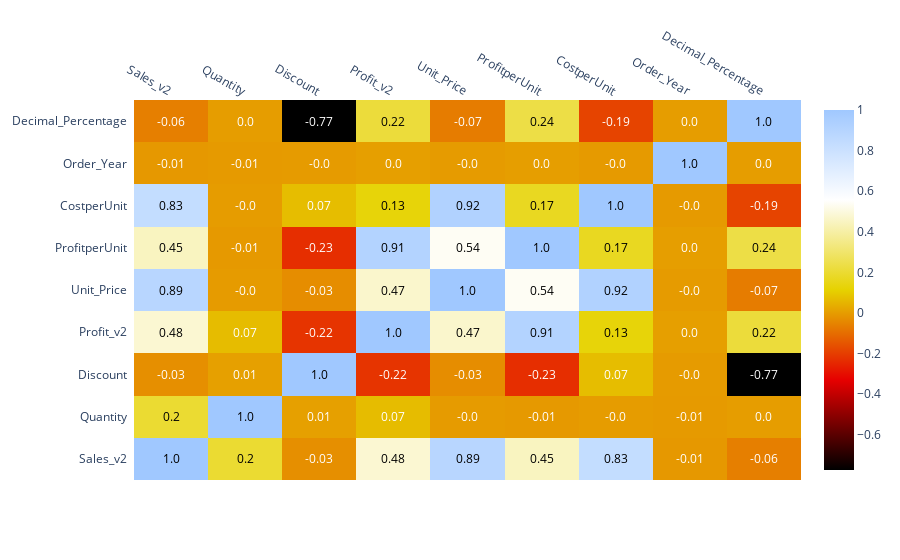

The notebook cell this image was saved under:
### Code cell
correlations = df4[numeric_columns].corr()
fig = ff.create_annotated_heatmap(
    z=correlations.values,
    x=numeric_columns,
    y=numeric_columns,
    annotation_text=correlations.round(2).values,
    colorscale='Blackbody',
    showscale=True,
    hoverinfo='z'
)
pyo.iplot(fig)

### Figure 1 — Plotly figure (JSON) as saved in the notebook; plotly's stock layout.template omitted (floating-point values rounded to 4 significant figures)
{"data": [{"colorscale": [[0, "rgb(0,0,0)"], [0.25, "rgb(230,0,0)"], [0.5, "rgb(230,210,0)"], [0.75, "rgb(255,255,255)"], [1, "rgb(160,200,255)"]], "hoverinfo": "z", "reversescale": false, "showscale": true, "type": "heatmap", "x": ["Sales_v2", "Quantity", "Discount", "Profit_v2", "Unit_Price", "ProfitperUnit", "CostperUnit", "Order_Year", "Decimal_Percentage"], "y": ["Sales_v2", "Quantity", "Discount", "Profit_v2", "Unit_Price", "ProfitperUnit", "CostperUnit", "Order_Year", "Decimal_Percentage"], "z": [[1, 0.2008, -0.02819, 0.4791, 0.8894, 0.4473, 0.8346, -0.009679, -0.06095], [0.2008, 1, 0.008623, 0.06625, -0.003148, -0.007209, -0.0003743, -0.00581, 0.001902], [-0.02819, 0.008623, 1, -0.2195, -0.0328, -0.2323, 0.06821, -0.002662, -0.7733], [0.4791, 0.06625, -0.2195, 1, 0.4683, 0.9122, 0.1291, 0.00467, 0.2158], [0.8894, -0.003148, -0.0328, 0.4683, 1, 0.5382, 0.9223, -0.002936, -0.06736], [0.4473, -0.007209, -0.2323, 0.9122, 0.5382, 1, 0.1706, 0.003402, 0.235], [0.8346, -0.0003743, 0.06821, 0.1291, 0.9223, 0.1706, 1, -0.004992, -0.1866], [-0.009679, -0.00581, -0.002662, 0.00467, -0.002936, 0.003402, -0.004992, 1, 0.001772], [-0.06095, 0.001902, -0.7733, 0.2158, -0.06736, 0.235, -0.1866, 0.001772, 1]]}], "layout": {"annotations": [{"font": {"color": "#000000"}, "showarrow": false, "text": "1.0", "x": "Sales_v2", "xref": "x", "y": "Sales_v2", "yref": "y"}, {"font": {"color": "#000000"}, "showarrow": false, "text": "0.2", "x": "Quantity", "xref": "x", "y": "Sales_v2", "yref": "y"}, {"font": {"color": "#FFFFFF"}, "showarrow": false, "text": "-0.03", "x": "Discount", "xref": "x", "y": "Sales_v2", "yref": "y"}, {"font": {"color": "#000000"}, "showarrow": false, "text": "0.48", "x": "Profit_v2", "xref": "x", "y": "Sales_v2", "yref": "y"}, {"font": {"color": "#000000"}, "showarrow": false, "text": "0.89", "x": "Unit_Price", "xref": "x", "y": "Sales_v2", "yref": "y"}, {"font": {"color": "#000000"}, "showarrow": false, "text": "0.45", "x": "ProfitperUnit", "xref": "x", "y": "Sales_v2", "yref": "y"}, {"font": {"color": "#000000"}, "showarrow": false, "text": "0.83", "x": "CostperUnit", "xref": "x", "y": "Sales_v2", "yref": "y"}, {"font": {"color": "#FFFFFF"}, "showarrow": false, "text": "-0.01", "x": "Order_Year", "xref": "x", "y": "Sales_v2", "yref": "y"}, {"font": {"color": "#FFFFFF"}, "showarrow": false, "text": "-0.06", "x": "Decimal_Percentage", "xref": "x", "y": "Sales_v2", "yref": "y"}, {"font": {"color": "#000000"}, "showarrow": false, "text": "0.2", "x": "Sales_v2", "xref": "x", "y": "Quantity", "yref": "y"}, {"font": {"color": "#000000"}, "showarrow": false, "text": "1.0", "x": "Quantity", "xref": "x", "y": "Quantity", "yref": "y"}, {"font": {"color": "#FFFFFF"}, "showarrow": false, "text": "0.01", "x": "Discount", "xref": "x", "y": "Quantity", "yref": "y"}, {"font": {"color": "#FFFFFF"}, "showarrow": false, "text": "0.07", "x": "Profit_v2", "xref": "x", "y": "Quantity", "yref": "y"}, {"font": {"color": "#FFFFFF"}, "showarrow": false, "text": "-0.0", "x": "Unit_Price", "xref": "x", "y": "Quantity", "yref": "y"}, {"font": {"color": "#FFFFFF"}, "showarrow": false, "text": "-0.01", "x": "ProfitperUnit", "xref": "x", "y": "Quantity", "yref": "y"}, {"font": {"color": "#FFFFFF"}, "showarrow": false, "text": "-0.0", "x": "CostperUnit", "xref": "x", "y": "Quantity", "yref": "y"}, {"font": {"color": "#FFFFFF"}, "showarrow": false, "text": "-0.01", "x": "Order_Year", "xref": "x", "y": "Quantity", "yref": "y"}, {"font": {"color": "#FFFFFF"}, "showarrow": false, "text": "0.0", "x": "Decimal_Percentage", "xref": "x", "y": "Quantity", "yref": "y"}, {"font": {"color": "#FFFFFF"}, "showarrow": false, "text": "-0.03", "x": "Sales_v2", "xref": "x", "y": "Discount", "yref": "y"}, {"font": {"color": "#FFFFFF"}, "showarrow": false, "text": "0.01", "x": "Quantity", "xref": "x", "y": "Discount", "yref": "y"}, {"font": {"color": "#000000"}, "showarrow": false, "text": "1.0", "x": "Discount", "xref": "x", "y": "Discount", "yref": "y"}, {"font": {"color": "#FFFFFF"}, "showarrow": false, "text": "-0.22", "x": "Profit_v2", "xref": "x", "y": "Discount", "yref": "y"}, {"font": {"color": "#FFFFFF"}, "showarrow": false, "text": "-0.03", "x": "Unit_Price", "xref": "x", "y": "Discount", "yref": "y"}, {"font": {"color": "#FFFFFF"}, "showarrow": false, "text": "-0.23", "x": "ProfitperUnit", "xref": "x", "y": "Discount", "yref": "y"}, {"font": {"color": "#FFFFFF"}, "showarrow": false, "text": "0.07", "x": "CostperUnit", "xref": "x", "y": "Discount", "yref": "y"}, {"font": {"color": "#FFFFFF"}, "showarrow": false, "text": "-0.0", "x": "Order_Year", "xref": "x", "y": "Discount", "yref": "y"}, {"font": {"color": "#FFFFFF"}, "showarrow": false, "text": "-0.77", "x": "Decimal_Percentage", "xref": "x", "y": "Discount", "yref": "y"}, {"font": {"color": "#000000"}, "showarrow": false, "text": "0.48", "x": "Sales_v2", "xref": "x", "y": "Profit_v2", "yref": "y"}, {"font": {"color": "#FFFFFF"}, "showarrow": false, "text": "0.07", "x": "Quantity", "xref": "x", "y": "Profit_v2", "yref": "y"}, {"font": {"color": "#FFFFFF"}, "showarrow": false, "text": "-0.22", "x": "Discount", "xref": "x", "y": "Profit_v2", "yref": "y"}, {"font": {"color": "#000000"}, "showarrow": false, "text": "1.0", "x": "Profit_v2", "xref": "x", "y": "Profit_v2", "yref": "y"}, {"font": {"color": "#000000"}, "showarrow": false, "text": "0.47", "x": "Unit_Price", "xref": "x", "y": "Profit_v2", "yref": "y"}, {"font": {"color": "#000000"}, "showarrow": false, "text": "0.91", "x": "ProfitperUnit", "xref": "x", "y": "Profit_v2", "yref": "y"}, {"font": {"color": "#000000"}, "showarrow": false, "text": "0.13", "x": "CostperUnit", "xref": "x", "y": "Profit_v2", "yref": "y"}, {"font": {"color": "#FFFFFF"}, "showarrow": false, "text": "0.0", "x": "Order_Year", "xref": "x", "y": "Profit_v2", "yref": "y"}, {"font": {"color": "#000000"}, "showarrow": false, "text": "0.22", "x": "Decimal_Percentage", "xref": "x", "y": "Profit_v2", "yref": "y"}, {"font": {"color": "#000000"}, "showarrow": false, "text": "0.89", "x": "Sales_v2", "xref": "x", "y": "Unit_Price", "yref": "y"}, {"font": {"color": "#FFFFFF"}, "showarrow": false, "text": "-0.0", "x": "Quantity", "xref": "x", "y": "Unit_Price", "yref": "y"}, {"font": {"color": "#FFFFFF"}, "showarrow": false, "text": "-0.03", "x": "Discount", "xref": "x", "y": "Unit_Price", "yref": "y"}, {"font": {"color": "#000000"}, "showarrow": false, "text": "0.47", "x": "Profit_v2", "xref": "x", "y": "Unit_Price", "yref": "y"}, {"font": {"color": "#000000"}, "showarrow": false, "text": "1.0", "x": "Unit_Price", "xref": "x", "y": "Unit_Price", "yref": "y"}, {"font": {"color": "#000000"}, "showarrow": false, "text": "0.54", "x": "ProfitperUnit", "xref": "x", "y": "Unit_Price", "yref": "y"}, {"font": {"color": "#000000"}, "showarrow": false, "text": "0.92", "x": "CostperUnit", "xref": "x", "y": "Unit_Price", "yref": "y"}, {"font": {"color": "#FFFFFF"}, "showarrow": false, "text": "-0.0", "x": "Order_Year", "xref": "x", "y": "Unit_Price", "yref": "y"}, {"font": {"color": "#FFFFFF"}, "showarrow": false, "text": "-0.07", "x": "Decimal_Percentage", "xref": "x", "y": "Unit_Price", "yref": "y"}, {"font": {"color": "#000000"}, "showarrow": false, "text": "0.45", "x": "Sales_v2", "xref": "x", "y": "ProfitperUnit", "yref": "y"}, {"font": {"color": "#FFFFFF"}, "showarrow": false, "text": "-0.01", "x": "Quantity", "xref": "x", "y": "ProfitperUnit", "yref": "y"}, {"font": {"color": "#FFFFFF"}, "showarrow": false, "text": "-0.23", "x": "Discount", "xref": "x", "y": "ProfitperUnit", "yref": "y"}, {"font": {"color": "#000000"}, "showarrow": false, "text": "0.91", "x": "Profit_v2", "xref": "x", "y": "ProfitperUnit", "yref": "y"}, {"font": {"color": "#000000"}, "showarrow": false, "text": "0.54", "x": "Unit_Price", "xref": "x", "y": "ProfitperUnit", "yref": "y"}, {"font": {"color": "#000000"}, "showarrow": false, "text": "1.0", "x": "ProfitperUnit", "xref": "x", "y": "ProfitperUnit", "yref": "y"}, {"font": {"color": "#000000"}, "showarrow": false, "text": "0.17", "x": "CostperUnit", "xref": "x", "y": "ProfitperUnit", "yref": "y"}, {"font": {"color": "#FFFFFF"}, "showarrow": false, "text": "0.0", "x": "Order_Year", "xref": "x", "y": "ProfitperUnit", "yref": "y"}, {"font": {"color": "#000000"}, "showarrow": false, "text": "0.24", "x": "Decimal_Percentage", "xref": "x", "y": "ProfitperUnit", "yref": "y"}, {"font": {"color": "#000000"}, "showarrow": false, "text": "0.83", "x": "Sales_v2", "xref": "x", "y": "CostperUnit", "yref": "y"}, {"font": {"color": "#FFFFFF"}, "showarrow": false, "text": "-0.0", "x": "Quantity", "xref": "x", "y": "CostperUnit", "yref": "y"}, {"font": {"color": "#FFFFFF"}, "showarrow": false, "text": "0.07", "x": "Discount", "xref": "x", "y": "CostperUnit", "yref": "y"}, {"font": {"color": "#000000"}, "showarrow": false, "text": "0.13", "x": "Profit_v2", "xref": "x", "y": "CostperUnit", "yref": "y"}, {"font": {"color": "#000000"}, "showarrow": false, "text": "0.92", "x": "Unit_Price", "xref": "x", "y": "CostperUnit", "yref": "y"}, {"font": {"color": "#000000"}, "showarrow": false, "text": "0.17", "x": "ProfitperUnit", "xref": "x", "y": "CostperUnit", "yref": "y"}, {"font": {"color": "#000000"}, "showarrow": false, "text": "1.0", "x": "CostperUnit", "xref": "x", "y": "CostperUnit", "yref": "y"}, {"font": {"color": "#FFFFFF"}, "showarrow": false, "text": "-0.0", "x": "Order_Year", "xref": "x", "y": "CostperUnit", "yref": "y"}, {"font": {"color": "#FFFFFF"}, "showarrow": false, "text": "-0.19", "x": "Decimal_Percentage", "xref": "x", "y": "CostperUnit", "yref": "y"}, {"font": {"color": "#FFFFFF"}, "showarrow": false, "text": "-0.01", "x": "Sales_v2", "xref": "x", "y": "Order_Year", "yref": "y"}, {"font": {"color": "#FFFFFF"}, "showarrow": false, "text": "-0.01", "x": "Quantity", "xref": "x", "y": "Order_Year", "yref": "y"}, {"font": {"color": "#FFFFFF"}, "showarrow": false, "text": "-0.0", "x": "Discount", "xref": "x", "y": "Order_Year", "yref": "y"}, {"font": {"color": "#FFFFFF"}, "showarrow": false, "text": "0.0", "x": "Profit_v2", "xref": "x", "y": "Order_Year", "yref": "y"}, {"font": {"color": "#FFFFFF"}, "showarrow": false, "text": "-0.0", "x": "Unit_Price", "xref": "x", "y": "Order_Year", "yref": "y"}, {"font": {"color": "#FFFFFF"}, "showarrow": false, "text": "0.0", "x": "ProfitperUnit", "xref": "x", "y": "Order_Year", "yref": "y"}, {"font": {"color": "#FFFFFF"}, "showarrow": false, "text": "-0.0", "x": "CostperUnit", "xref": "x", "y": "Order_Year", "yref": "y"}, {"font": {"color": "#000000"}, "showarrow": false, "text": "1.0", "x": "Order_Year", "xref": "x", "y": "Order_Year", "yref": "y"}, {"font": {"color": "#FFFFFF"}, "showarrow": false, "text": "0.0", "x": "Decimal_Percentage", "xref": "x", "y": "Order_Year", "yref": "y"}, {"font": {"color": "#FFFFFF"}, "showarrow": false, "text": "-0.06", "x": "Sales_v2", "xref": "x", "y": "Decimal_Percentage", "yref": "y"}, {"font": {"color": "#FFFFFF"}, "showarrow": false, "text": "0.0", "x": "Quantity", "xref": "x", "y": "Decimal_Percentage", "yref": "y"}, {"font": {"color": "#FFFFFF"}, "showarrow": false, "text": "-0.77", "x": "Discount", "xref": "x", "y": "Decimal_Percentage", "yref": "y"}, {"font": {"color": "#000000"}, "showarrow": false, "text": "0.22", "x": "Profit_v2", "xref": "x", "y": "Decimal_Percentage", "yref": "y"}, {"font": {"color": "#FFFFFF"}, "showarrow": false, "text": "-0.07", "x": "Unit_Price", "xref": "x", "y": "Decimal_Percentage", "yref": "y"}, {"font": {"color": "#000000"}, "showarrow": false, "text": "0.24", "x": "ProfitperUnit", "xref": "x", "y": "Decimal_Percentage", "yref": "y"}, {"font": {"color": "#FFFFFF"}, "showarrow": false, "text": "-0.19", "x": "CostperUnit", "xref": "x", "y": "Decimal_Percentage", "yref": "y"}, {"font": {"color": "#FFFFFF"}, "showarrow": false, "text": "0.0", "x": "Order_Year", "xref": "x", "y": "Decimal_Percentage", "yref": "y"}, {"font": {"color": "#000000"}, "showarrow": false, "text": "1.0", "x": "Decimal_Percentage", "xref": "x", "y": "Decimal_Percentage", "yref": "y"}], "xaxis": {"dtick": 1, "gridcolor": "rgb(0, 0, 0)", "side": "top", "ticks": ""}, "yaxis": {"dtick": 1, "ticks": "", "ticksuffix": "  "}}}
